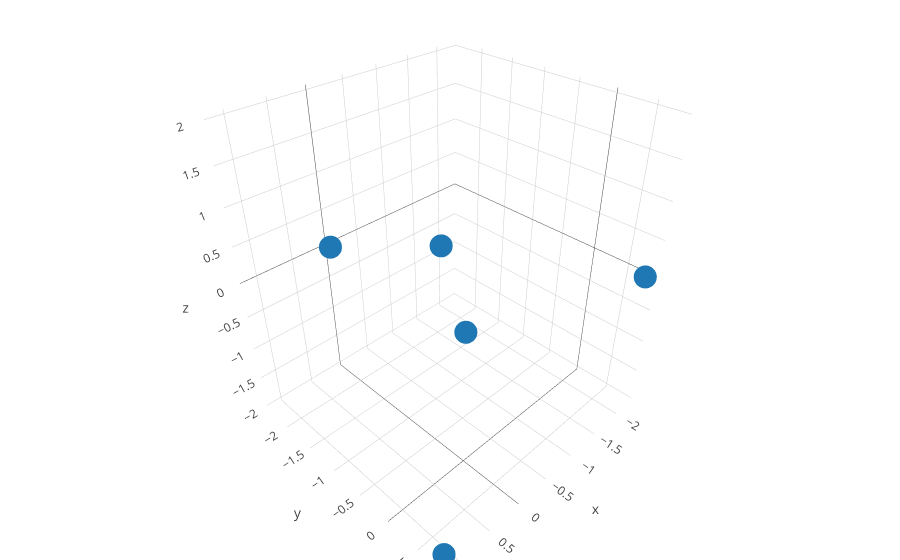

The code cell stored with this chart in its notebook:
### Code cell
# plot coordinates
plot_trace = go.Scatter3d(x=coords[:,0], 
                          y=coords[:,1], 
                          z=coords[:,2],
                          mode="markers")
# data MUST be a list
data = [plot_trace]
layout = go.Layout(margin=dict(l=0, r=0, b=0, t=0))
fig = go.Figure(data=data, layout=layout)
iplot(fig)

### Figure 1 — Plotly figure (JSON) as saved in the notebook; plotly's stock layout.template omitted (floating-point values rounded to 4 significant figures)
{"data": [{"mode": "markers", "type": "scatter3d", "uid": "f009aa49-7226-4636-8f7c-abfa9250c82e", "x": [0, -2.233, -4.441e-16, 1.116, 1.116], "y": [0, 0.7893, -2.368, 0.7893, 0.7893], "z": [0, -8.882e-16, -8.882e-16, -1.933, 1.933]}], "layout": {"margin": {"b": 0, "l": 0, "r": 0, "t": 0}}}
